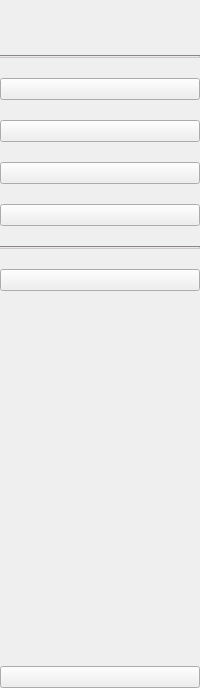
     <widget class="QWidget" name="icon_only_widget" native="true">
      <layout class="QVBoxLayout" name="verticalLayout_3">
       <property name="spacing">
        <number>0</number>
       </property>
       <property name="leftMargin">
        <number>0</number>
       </property>
       <property name="topMargin">
        <number>0</number>
       </property>
       <property name="rightMargin">
        <number>0</number>
       </property>
       <property name="bottomMargin">
        <number>0</number>
       </property>
       <item>
        <layout class="QHBoxLayout" name="horizontalLayout_3">
         <item>
          <widget class="QLabel" name="logo_label_1">
           <property name="minimumSize">
            <size>
             <width>50</width>
             <height>50</height>
            </size>
           </property>
           <property name="maximumSize">
            <size>
             <width>50</width>
             <height>50</height>
            </size>
           </property>
           <property name="text">
            <string/>
           </property>
           <property name="pixmap">
            <pixmap resource="../../new_icon/resources.qrc">:/icon/logo.png</pixmap>
           </property>
           <property name="scaledContents">
            <bool>true</bool>
           </property>
          </widget>
         </item>
        </layout>
       </item>
       <item>
        <layout class="QVBoxLayout" name="verticalLayout">
         <property name="spacing">
          <number>20</number>
         </property>
         <property name="topMargin">
          <number>5</number>
         </property>
         <property name="bottomMargin">
          <number>0</number>
         </property>
         <item>
          <widget class="Line" name="side_line_1">
           <property name="styleSheet">
            <string notr="true">background-color: rgb(204, 202, 201)</string>
           </property>
           <property name="orientation">
            <enum>Qt::Horizontal</enum>
           </property>
          </widget>
         </item>
         <item>
          <widget class="QPushButton" name="home_btn_1">
           <property name="text">
            <string/>
           </property>
           <property name="icon">
            <iconset resource="../../new_icon/resources.qrc">
             <normaloff>:/icon/task.png</normaloff>:/icon/task.png</iconset>
           </property>
           <property name="iconSize">
            <size>
             <width>25</width>
             <height>25</height>
            </size>
           </property>
           <property name="checkable">
            <bool>true</bool>
           </property>
           <property name="autoExclusive">
            <bool>true</bool>
           </property>
          </widget>
         </item>
         <item>
          <widget class="QPushButton" name="favorites_btn_1">
           <property name="text">
            <string/>
           </property>
           <property name="icon">
            <iconset resource="../../new_icon/resources.qrc">
             <normaloff>:/icon/star.png</normaloff>:/icon/star.png</iconset>
           </property>
           <property name="iconSize">
            <size>
             <width>25</width>
             <height>25</height>
            </size>
           </property>
           <property name="checkable">
            <bool>true</bool>
           </property>
           <property name="autoExclusive">
            <bool>true</bool>
           </property>
          </widget>
         </item>
         <item>
          <widget class="QPushButton" name="calendar_btn_1">
           <property name="text">
            <string/>
           </property>
           <property name="icon">
            <iconset resource="../../new_icon/resources.qrc">
             <normaloff>:/icon/calendar.png</normaloff>:/icon/calendar.png</iconset>
           </property>
           <property name="iconSize">
            <size>
             <width>25</width>
             <height>25</height>
            </size>
           </property>
           <property name="checkable">
            <bool>true</bool>
           </property>
           <property name="autoExclusive">
            <bool>true</bool>
           </property>
          </widget>
         </item>
         <item>
          <widget class="QPushButton" name="history_btn_1">
           <property name="text">
            <string/>
           </property>
           <property name="icon">
            <iconset resource="../../new_icon/resources.qrc">
             <normaloff>:/icon/history.png</normaloff>:/icon/history.png</iconset>
           </property>
           <property name="iconSize">
            <size>
             <width>25</width>
             <height>25</height>
            </size>
           </property>
           <property name="checkable">
            <bool>true</bool>
           </property>
           <property name="autoExclusive">
            <bool>true</bool>
           </property>
          </widget>
         </item>
         <item>
          <widget class="Line" name="side_line_2">
           <property name="minimumSize">
            <size>
             <width>1</width>
             <height>2</height>
            </size>
           </property>
           <property name="styleSheet">
            <string notr="true">background-color: rgb(204, 202, 201)</string>
           </property>
           <property name="lineWidth">
            <number>1</number>
           </property>
           <property name="orientation">
            <enum>Qt::Horizontal</enum>
           </property>
          </widget>
         </item>
         <item>
          <widget class="QPushButton" name="options_btn_1">
           <property name="text">
            <string/>
           </property>
           <property name="icon">
            <iconset resource="../../new_icon/resources.qrc">
             <normaloff>:/icon/settings.png</normaloff>:/icon/settings.png</iconset>
           </property>
           <property name="iconSize">
            <size>
             <width>25</width>
             <height>25</height>
            </size>
           </property>
           <property name="checkable">
            <bool>true</bool>
           </property>
           <property name="autoExclusive">
            <bool>true</bool>
           </property>
          </widget>
         </item>
        </layout>
       </item>
       <item>
        <spacer name="verticalSpacer">
         <property name="orientation">
          <enum>Qt::Vertical</enum>
         </property>
         <property name="sizeHint" stdset="0">
          <size>
           <width>20</width>
           <height>375</height>
          </size>
         </property>
        </spacer>
       </item>
       <item>
        <widget class="QPushButton" name="exit_btn_1">
         <property name="text">
          <string/>
         </property>
         <property name="icon">
          <iconset resource="../../new_icon/resources.qrc">
           <normaloff>:/icon/exit.png</normaloff>:/icon/exit.png</iconset>
         </property>
         <property name="iconSize">
          <size>
           <width>25</width>
           <height>25</height>
          </size>
         </property>
        </widget>
       </item>
      </layout>
     </widget>
